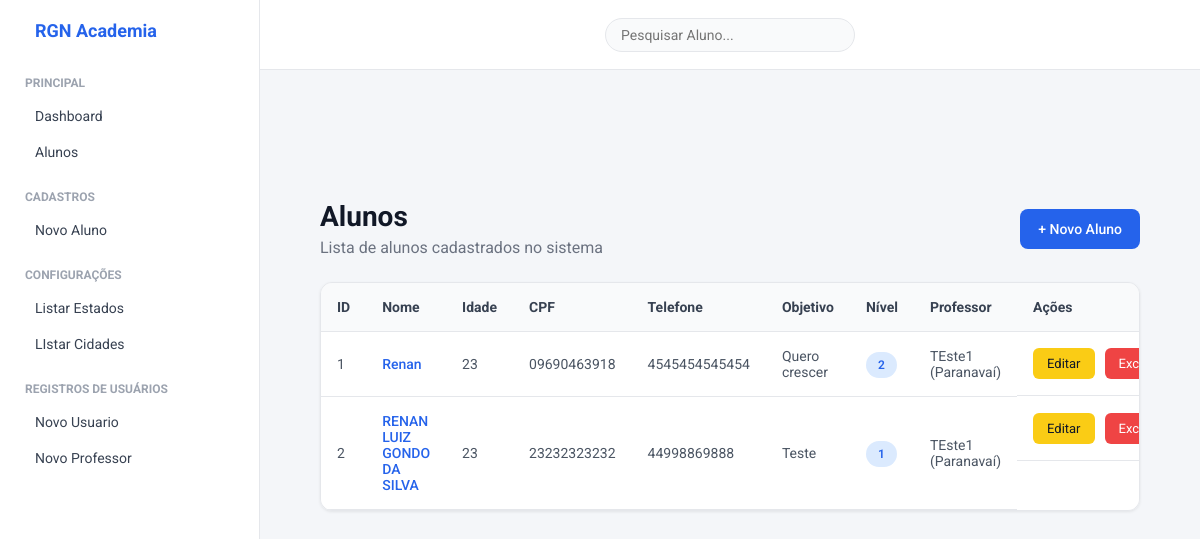
/listar/aluno/, run on the app's committed database.
### cadastros/models.py (models this page shows, shortened)
class Aluno(models.Model):
    SEXO_CHOICES = [
        ('M', 'Masculino'),
        ('F', 'Feminino'),
        ('O', 'Outro'),
    ]
    NIVEL_CHOICES = [
        (1, 'Iniciante'),
        (2, 'Intermediário'),
        (3, 'Avançado'),
    ]
    nome = models.CharField(max_length=50, verbose_name="Nome do Aluno")
    idade = models.IntegerField(verbose_name="Idade")
    cpf = models.CharField(max_length=11, verbose_name="CPF")
    telefone = models.CharField(max_length=15, verbose_name="Telefone")
    objetivo = models.CharField(max_length=255, verbose_name="Objetivo do Aluno")
    data_criacao = models.DateField(verbose_name="Data de criação")
    sexo = models.CharField(max_length=20, choices=SEXO_CHOICES, verbose_name="Sexo")
    nivel = models.IntegerField(max_length=1, choices=NIVEL_CHOICES, verbose_name="Nivel do Aluno")
    cidade = models.ForeignKey(Cidade, on_delete=models.PROTECT)
    professor = models.ForeignKey(Professor, on_delete=models.PROTECT)

class Professor(models.Model):
    nome = models.CharField(max_length=50, verbose_name="Nome do Professor")
    cpf = models.CharField(max_length=11, verbose_name="CPF")
    telefone = models.CharField(max_length=15, verbose_name="Telefone")
    cidade = models.ForeignKey(Cidade, on_delete=models.PROTECT)
    def __str__(self):
        return "{} ({})".format(self.nome, self.cidade.nome)

class Cidade(models.Model):
    nome = models.CharField(max_length=50, verbose_name="Nome da Cidade")
    estado = models.ForeignKey(Estado, on_delete=models.PROTECT)

### cadastros/views.py (the view)
# urls.py: path('listar/aluno/', AlunoList.as_view(), name="listar-aluno"),
class AlunoList(ListView):
    model = Aluno
    template_name = 'cadastros/listar_alunos.html'

### cadastros/templates/cadastros/listar_alunos.html
{% extends 'modelo.html' %}
{% load static %}
{% block css %}
<link rel="stylesheet" href="{% static 'css/cadastros/listar_alunos.css' %}">
<link rel="stylesheet" href="{% static 'css/paginas/modelo.css' %}">
{% endblock %}
{% block content %}
<div class="list-container">
    <div class="list-header">
        <div>
            <h2>Alunos</h2>
            <p>Lista de alunos cadastrados no sistema</p>
        </div>
        <a href="{% url 'cadastrar-aluno' %}" class="btn-novo">
            + Novo Aluno
        </a>
    </div>
    <div class="table-container">
        <table class="table-list">
            <thead>
                <tr>
                    <th>ID</th>
                    <th>Nome</th>
                    <th>Idade</th>
                    <th>CPF</th>
                    <th>Telefone</th>
                    <th>Objetivo</th>
                    <th>Nível</th>
                    <th>Professor</th>
                    <th>Ações</th>
                </tr>
            </thead>
            <tbody>
                {% for aluno in object_list %}
                <tr>
                    <td>{{ aluno.id }}</td>
                    <td>
                        <a href="{% url 'detalhe-aluno' aluno.id %}" class="link-aluno">
                            {{ aluno.nome }}
                        </a>
                    </td>
                    <td>{{ aluno.idade }}</td>
                    <td>{{ aluno.cpf }}</td>
                    <td>{{ aluno.telefone }}</td>
                    <td>{{ aluno.objetivo }}</td>
                    <td><span class="badge">{{ aluno.nivel }}</span></td>
                    <td>{{ aluno.professor }}</td>
                    <td class="acoes">
                        <a href="{% url 'editar-aluno' aluno.id %}" class="btn-editar">Editar</a>
                        <a href="{% url 'excluir-aluno' aluno.id %}" class="btn-deletar">Excluir</a>
                    </td>
                </tr>
                {% empty %}
                <tr>
                    <td colspan="9" class="sem-registro">Nenhum aluno cadastrado.</td>
                </tr>
                {% endfor %}
            </tbody>
        </table>
    </div>
</div>
{% endblock %}

### static/css/cadastros/listar_alunos.css (style rules this page uses)
.list-container { padding: 30px; }
.list-header { display: flex; align-items: center; justify-content: space-between; margin-bottom: 25px; }
.list-header h2 { font-size: 28px; color: #111827; margin-bottom: 5px; }
.list-header p { color: #6b7280; }
.btn-novo { background: #2563eb; color: #fff; padding: 12px 18px; border-radius: 8px; text-decoration: none; font-size: 14px; font-weight: 500; }
.table-container { background: #fff; border-radius: 12px; overflow-x: auto; border: 1px solid #e5e7eb; box-shadow: 0 1px 3px rgba(0,0,0,0.08); }
.table-list { width: 100%; border-collapse: collapse; min-width: 850px; }
.link-aluno { text-decoration: none; color: #2563eb; font-weight: 500; }
.table-list thead { background: #f9fafb; }
.table-list th, .table-list td { padding: 16px; text-align: left; font-size: 14px; border-bottom: 1px solid #e5e7eb; }
.table-list th { color: #374151; }
.table-list td { color: #4b5563; }
.badge { background: #dbeafe; color: #2563eb; padding: 6px 12px; border-radius: 20px; font-size: 12px; font-weight: 600; }
.acoes { display: flex; gap: 10px; }
.btn-editar, .btn-deletar { padding: 8px 14px; border-radius: 6px; text-decoration: none; font-size: 13px; }
.btn-editar { background: #facc15; color: #111827; }
.btn-deletar { background: #ef4444; color: #fff; }

### static/css/paginas/modelo.css (style rules this page uses)
* { margin: 0; padding: 0; box-sizing: border-box; font-family: "Roboto", sans-serif; }
body { background-color: #f4f6f9; min-height: 100vh; }

### data on the page
Aluno: id "1", nome "Renan", idade "23", cpf "09690463918", telefone "4545454545454", objetivo "Quero crescer", nivel "2", professor "TEste1 (Paranavaí)"
Aluno: id "2", nome "RENAN LUIZ GONDO DA SILVA", idade "23", cpf "23232323232", telefone "44998869888", objetivo "Teste", nivel "1", professor "TEste1 (Paranavaí)"
